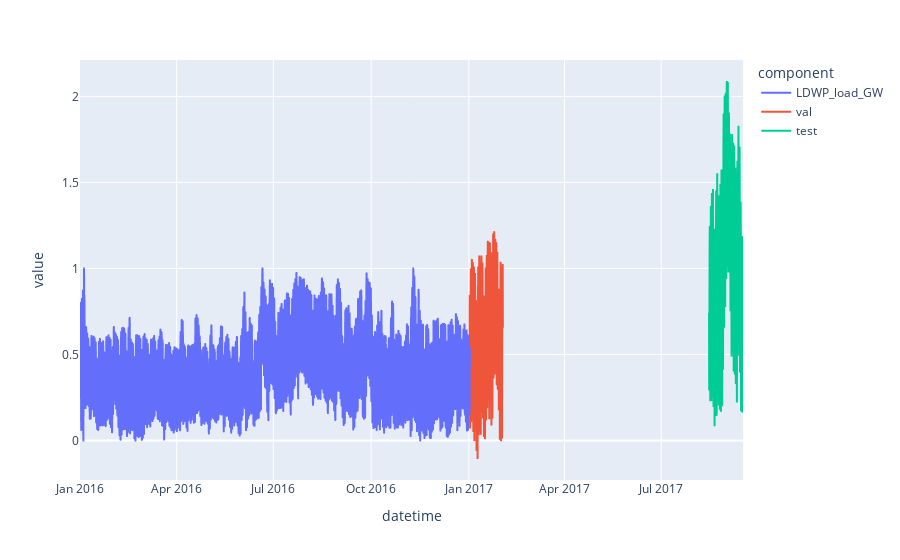

Write notebook code for a chart like this one.
### Code cell
df_train = pd.concat([ts.pd_dataframe() for ts in ts_train_piped],axis = 0)

df_val = pd.concat([ts.pd_dataframe() for ts in ts_val_piped],axis = 0)

df_test = pd.concat([ts.pd_dataframe() for ts in ts_test_piped],axis = 0)

fig = px.line(pd.concat([ts.pd_dataframe() for ts in ts_train_piped],axis = 0))

fig.add_scatter(x=df_val.index, y=df_val['LDWP_load_GW'], name='val')

fig.add_scatter(x=df_test.index, y=df_test['LDWP_load_GW'], name='test')



fig.show()

### Figure 1 — Plotly figure (JSON) as saved in the notebook; plotly's stock layout.template omitted (floating-point values rounded to 4 significant figures; data arrays with more than 128 entries replaced by an {"elided": "..."} marker saying what was removed)
{"data": [{"hovertemplate": "component=LDWP_load_GW<br>datetime=%{x}<br>value=%{y}<extra></extra>", "legendgroup": "LDWP_load_GW", "line": {"color": "#636efa", "dash": "solid"}, "marker": {"symbol": "circle"}, "mode": "lines", "name": "LDWP_load_GW", "showlegend": true, "type": "scattergl", "x": {"elided": "8784 str values"}, "xaxis": "x", "y": {"elided": "8784 float values"}, "yaxis": "y"}, {"name": "val", "type": "scatter", "x": {"elided": "768 str values"}, "y": {"elided": "768 float values"}}, {"name": "test", "type": "scatter", "x": {"elided": "768 str values"}, "y": {"elided": "768 float values"}}], "layout": {"legend": {"title": {"text": "component"}, "tracegroupgap": 0}, "margin": {"t": 60}, "xaxis": {"anchor": "y", "domain": [0, 1], "title": {"text": "datetime"}}, "yaxis": {"anchor": "x", "domain": [0, 1], "title": {"text": "value"}}}}
